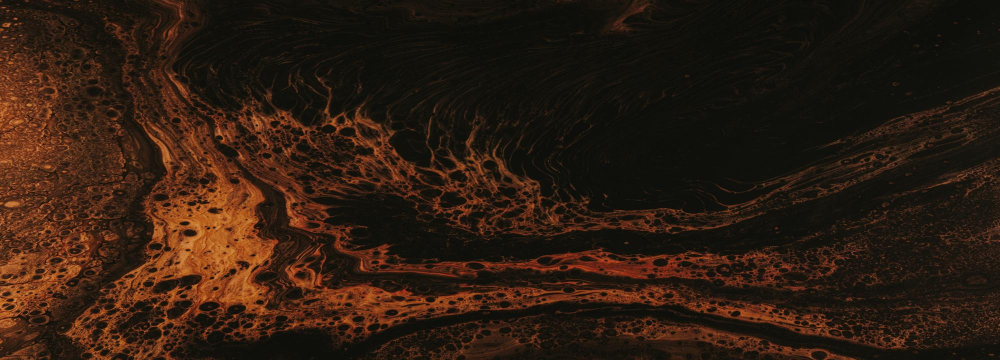
#> input picture app/static/images/brown-black_2000x720.jpg, 2000 x 720 px (shown at 1/2 size)
$ python -i pic_resize.py   (imports and definitions only)
#> lines starting #> are read from the running program, lines starting #| are printed output that depends on the picture
from PIL import Image, ImageOps

# print(im.format)


def pic_resize(img: str):
#> called with img = 'brown-black_2000x720.jpg'
    file_name = img.split(".")[0]
    im = Image.open(img)
#> im is the input picture: PIL image 2000x720 RGB; mean R, G, B 46.1, 28.3, 16.7
    r = im.resize((2000, 360))  # save 2000x360
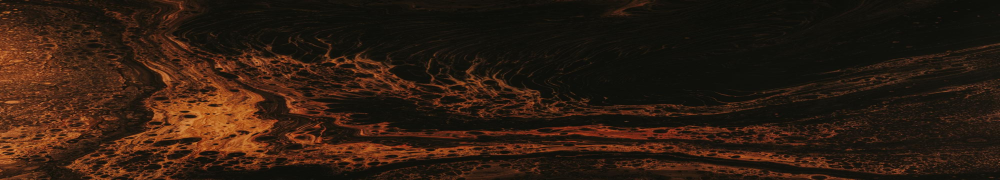
#> r: PIL image 2000x360 RGB (shown at 1/2 size); mean R, G, B 46.1, 28.3, 16.7
    r.save(file_name + "_2000x360.jpg")
    r = im.resize((4000, 720))  # save 4000x720
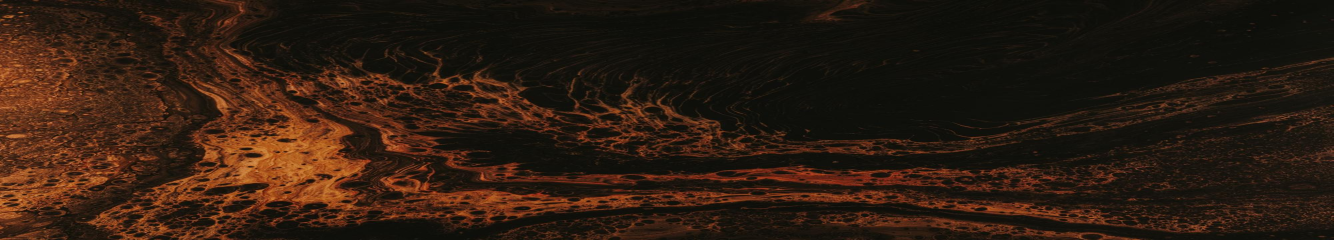
#> r: PIL image 4000x720 RGB (shown at 1/3 size); mean R, G, B 46.1, 28.3, 16.7
    r.save(file_name + "_4000x720.jpg")
    r = im.resize((500, 500))  # save 500x500
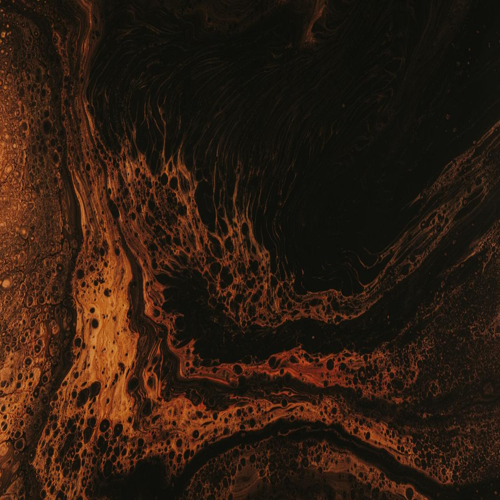
#> r: PIL image 500x500 RGB; mean R, G, B 46.1, 28.3, 16.7
    r.save(file_name + "_500x500.jpg")
    r = im.resize((1000, 1000))  # save 1000x1000
#> r: PIL image 1000x1000 RGB
    r.save(file_name + "_1000x1000.jpg")


def custom_resize(img: str, h: int, w: int):
    file_name = img.split(".")[0]
    im = Image.open(img)
    r = im.resize((h, w))
    r.save(f"{file_name}_{str(h)}x{str(w)}.jpg")


def add_whitespace(img: str, h: int, w: int):
    file_name = img.split(".")[0]
    old_im = Image.open(img)
    old_size = old_im.size
    new_size = (h, w)
    new_im = Image.new("RGB", new_size, fill="white")
    new_im.paste(
        old_im, ((new_size[0] - old_size[0]) // 2, (new_size[1] - old_size[1] // 2))
    )
    new_im.save(f"{file_name}_{str(h)}x{str(w)}_padwhite.jpg")


def add_border(img: str):
    file_name = img.split(".")[0]
    old_im = Image.open(img)
    im_with_border = ImageOps.expand(old_im, border=500, fill="white")
    im_with_border.save(f"{file_name}_whiteborder.jpg")


# [3 lines not run here, left out]
    # add_border("website3.jpg")

>>> result = pic_resize('brown-black_2000x720.jpg')

$ run again, on app/static/images/city-redbus_4000x720.jpg
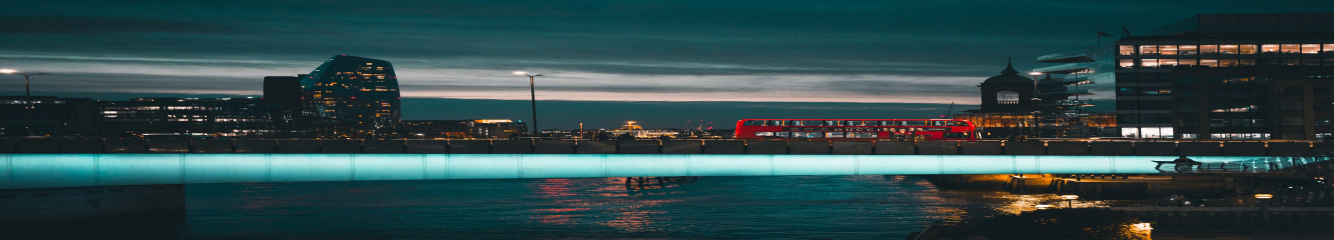
#> input picture app/static/images/city-redbus_4000x720.jpg, 4000 x 720 px (shown at 1/3 size)
#> in pic_resize, im is the input picture: PIL image 4000x720 RGB; mean R, G, B 47.9, 73.4, 75.3
#> in pic_resize, `r = im.resize((2000, 360))`:
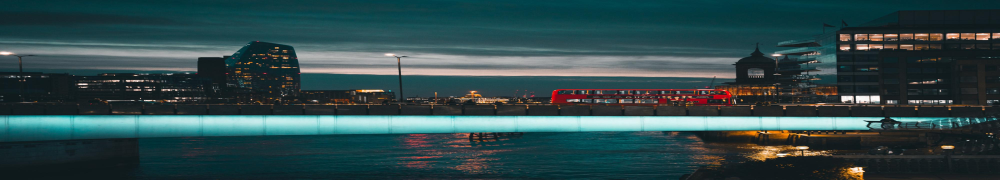
#> r: PIL image 2000x360 RGB (shown at 1/2 size); mean R, G, B 47.9, 73.4, 75.3
#> in pic_resize, `r = im.resize((500, 500))`:
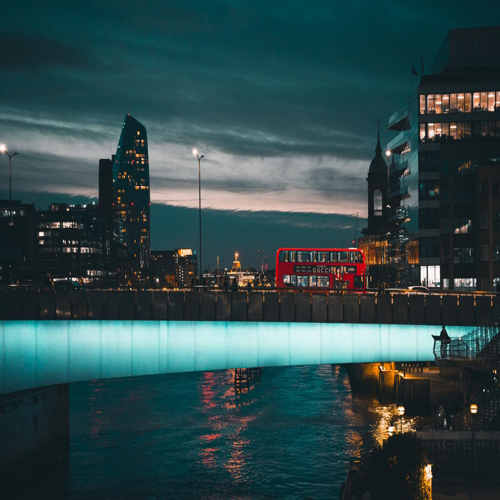
#> r: PIL image 500x500 RGB; mean R, G, B 47.9, 73.4, 75.3
